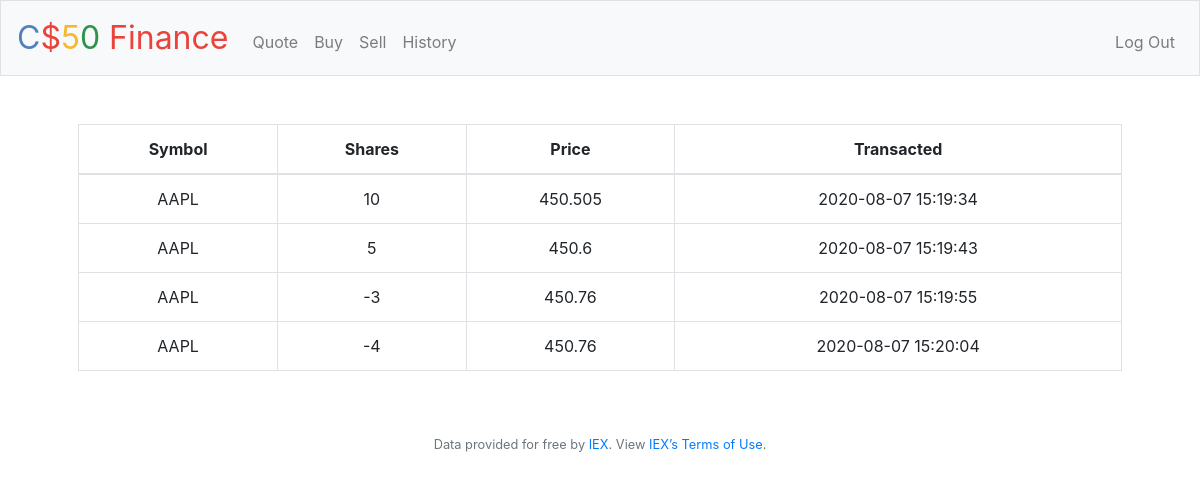
Page /history (signed in) on the committed database.
### tables this page shows
CREATE TABLE purchase (purchase_id INT, name TEXT, price NUMERIC, symbol TEXT, stocks INT DEFAULT 0, bought_stocks INT, total NUMERIC,timestamp NUMERIC, FOREIGN KEY(purchase_id) REFERENCES users(id));

CREATE TABLE sell (sell_id NUMERIC, name TEXT, PRICE NUMERIC, symbol TEXT, stocks INT DEFAULT 0, sold_stocks INT, total NUMERIC, timestamp NUMERIC, FOREIGN KEY(sell_id) REFERENCES users(id));

### pset8/finance/application.py (the view)
@app.route("/history")
@login_required
def history():
    bought_data =db.execute("SELECT symbol, bought_stocks, price, timestamp FROM purchase WHERE purchase_id= :id_backup", id_backup= int(session["user_id"]))
    sold_data= db.execute("SELECT symbol, sold_stocks, PRICE, timestamp FROM sell WHERE sell_id= :id_backup", id_backup= int(session["user_id"]))
    list_1=[]
    list_2=[]
    for i in range(len(bought_data)):
        list= [bought_data[i]['symbol'], bought_data[i]['bought_stocks'], bought_data[i]['price'], bought_data[i]['timestamp']]
        list_1.append(list)
    for i in range(len(sold_data)):
        list= [sold_data[i]['symbol'], -1*(sold_data[i]['sold_stocks']), sold_data[i]['PRICE'], sold_data[i]['timestamp']]
        list_2.append(list)
    list_1.extend(list_2)
    sorted_list = sorted(list_1, key= lambda x:x[3])
    print(sorted_list)
    final_list =[]
    for i in range(len(sorted_list)):
        datetime = pd.to_datetime(int(sorted_list[i][3]), unit='s')
        b = {'symbol': sorted_list[i][0], 'shares': sorted_list[i][1], 'price': sorted_list[i][2], 'transacted':datetime}
        final_list.append(b)
    return render_template("history.html", final_list=final_list)

### pset8/finance/application.py (called while the page is built)
@app.after_request
def after_request(response):
    response.headers["Cache-Control"] = "no-cache, no-store, must-revalidate"
    response.headers["Expires"] = 0
    response.headers["Pragma"] = "no-cache"
    return response

### pset8/finance/helpers.py (called while the page is built)
def login_required(f):
    @wraps(f)
    def decorated_function(*args, **kwargs):
        if session.get("user_id") is None:
            return redirect("/login")
        return f(*args, **kwargs)
    return decorated_function

### pset8/finance/templates/history.html (shortened to what this page needs)
{% extends "layout.html" %}
{% block main %}
    <table class="table table-bordered">
        <thead>
            <th>Symbol</th>
            <th>Shares</th>
            <th>Price</th>
            <th>Transacted</th>
        </thead>
        <tbody>
            {% for list in final_list %}
            <tr>
                <td>{{ list['symbol'] }}</td>
                <td>{{ list['shares'] }}</td>
                <td>{{ list['price']}}</td>
                <td>{{ list['transacted'] }}</td>
            </tr>
            {% endfor %}
        </tbody>
    </table>
{% endblock %}

### pset8/finance/templates/layout.html (shortened to what this page needs)
<!DOCTYPE html>
<html lang="en">
    <head>
        <link href="https://maxcdn.bootstrapcdn.com/bootstrap/4.1.3/css/bootstrap.min.css" rel="stylesheet">
        <link href="/static/styles.css" rel="stylesheet">
    </head>
    <body>
        <nav class="navbar navbar-expand-md navbar-light bg-light border">
            <a class="navbar-brand" href="/"><span class="blue">C</span><span class="red">$</span><span class="yellow">5</span><span class="green">0</span> <span class="red">Finance</span></a>
            <div class="collapse navbar-collapse" id="navbar">
                {% if session.user_id %}
                    <ul class="navbar-nav mr-auto mt-2">
                        <li class="nav-item"><a class="nav-link" href="/quote">Quote</a></li>
                        <li class="nav-item"><a class="nav-link" href="/buy">Buy</a></li>
                        <li class="nav-item"><a class="nav-link" href="/sell">Sell</a></li>
                        <li class="nav-item"><a class="nav-link" href="/history">History</a></li>
                    </ul>
                    <ul class="navbar-nav ml-auto mt-2">
                        <li class="nav-item"><a class="nav-link" href="/logout">Log Out</a></li>
                    </ul>
                {% else %}
                    <ul class="navbar-nav ml-auto mt-2">
                        <li class="nav-item"><a class="nav-link" href="/register">Register</a></li>
                        <li class="nav-item"><a class="nav-link" href="/login">Log In</a></li>
                    </ul>
                {% endif %}
            </div>
        </nav>
        <main class="container p-5">
            {% block main %}{% endblock %}
        </main>
        <footer class="small text-center text-muted">
            Data provided for free by <a href="https://iextrading.com/developer">IEX</a>. View <a href="https://iextrading.com/api-exhibit-a/">IEX’s Terms of Use</a>.
        </footer>
    </body>
</html>

### pset8/finance/static/styles.css (style rules this page uses)
nav .navbar-brand { font-size: xx-large; }
nav .navbar-brand .blue { color: #537fbe; }
nav .navbar-brand .red { color: #ea433b; }
nav .navbar-brand .yellow { color: #f5b82e; }
nav .navbar-brand .green { color: #2e944b; }
main { overflow-x: auto; text-align: center; }

### rows in the picture
purchase: symbol "AAPL", shares "10", price "450.505", transacted "2020-08-07 15:19:34"
purchase: symbol "AAPL", shares "5", price "450.6", transacted "2020-08-07 15:19:43"
sell: symbol "AAPL", shares "-3", price "450.76", transacted "2020-08-07 15:19:55"
sell: symbol "AAPL", shares "-4", price "450.76", transacted "2020-08-07 15:20:04"
